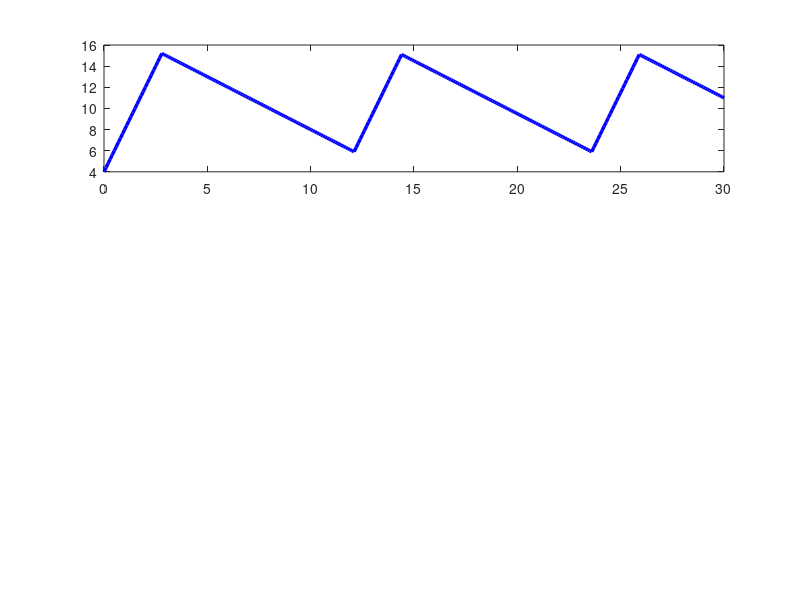

Source code (MATLAB): (Note: this script raises an error after producing the figure.)
%% Automatic Water Pumping System - MATLAB Simulation
% ME-41032 - Group 8 Project
% System modeling, simulation, and data analysis

clear all; close all; clc;

%% System Parameters (Realistic for University Demo Project)
tankHeight = 20;        % Small demo tank height in cm
lowerThreshold = 6;     % Pump ON threshold (from project specs)
upperThreshold = 15;    % Pump OFF threshold (from project specs)
pumpFlowRate = 5;       % Small pump flow rate (cm/min when ON)
usageRate = 1;          % Water usage/drain rate (cm/min)
simulationTime = 30;    % Simulation time in minutes (short demo)

%% Initialize Variables
dt = 0.1;               % Time step (minutes)
t = 0:dt:simulationTime;
waterLevel = zeros(size(t));
pumpStatus = zeros(size(t));
distance = zeros(size(t));

% Initial conditions (start with low water)
waterLevel(1) = 4;      % Starting below threshold to trigger pump
pumpStatus(1) = 0;      % Pump initially OFF

%% Simulation Loop
fprintf('Starting Water Pump Demo System Simulation...\n');
fprintf('Tank Height: %.0f cm\n', tankHeight);
fprintf('Control Range: %.0f cm (LOW) to %.0f cm (HIGH)\n', lowerThreshold, upperThreshold);
fprintf('----------------------------------------\n');

for i = 2:length(t)
    % Current water level
    currentLevel = waterLevel(i-1);
    
    % Control Logic (Hysteresis) - Same as Arduino
    if pumpStatus(i-1) == 0 && currentLevel <= lowerThreshold
        % Turn pump ON
        pumpStatus(i) = 1;
        fprintf('Time %.1f min: PUMP ON - Water Level: %.1f cm\n', t(i), currentLevel);
    elseif pumpStatus(i-1) == 1 && currentLevel >= upperThreshold
        % Turn pump OFF
        pumpStatus(i) = 0;
        fprintf('Time %.1f min: PUMP OFF - Water Level: %.1f cm\n', t(i), currentLevel);
    else
        % Maintain current pump status
        pumpStatus(i) = pumpStatus(i-1);
    end
    
    % Calculate water level change
    if pumpStatus(i) == 1
        % Pump is ON: water level increases
        waterChange = (pumpFlowRate - usageRate) * dt;
    else
        % Pump is OFF: water level decreases due to usage
        waterChange = -usageRate * dt;
    end
    
    % Update water level
    waterLevel(i) = waterLevel(i-1) + waterChange;
    
    % Ensure water level stays within physical limits
    if waterLevel(i) < 0
        waterLevel(i) = 0;
    elseif waterLevel(i) > tankHeight
        waterLevel(i) = tankHeight;
    end
    
    % Calculate distance (what ultrasonic sensor would measure)
    distance(i) = tankHeight - waterLevel(i);
end

%% Data Analysis
fprintf('\n--- Demo System Performance Analysis ---\n');

% Calculate pump operation statistics
pumpOnTime = sum(pumpStatus) * dt;
pumpOffTime = simulationTime - pumpOnTime;
pumpCycles = sum(diff(pumpStatus) > 0); % Count pump turn-on events

fprintf('Total Pump ON time: %.1f minutes (%.1f%%)\n', pumpOnTime, (pumpOnTime/simulationTime)*100);
fprintf('Total Pump OFF time: %.1f minutes (%.1f%%)\n', pumpOffTime, (pumpOffTime/simulationTime)*100);
fprintf('Number of pump cycles: %d\n', pumpCycles);
fprintf('Average water level: %.1f cm\n', mean(waterLevel));
fprintf('Water level range: %.1f - %.1f cm\n', min(waterLevel), max(waterLevel));

% Check if system works within design thresholds
inRange = sum(waterLevel >= lowerThreshold & waterLevel <= upperThreshold);
fprintf('Time in control range: %.1f%% \n', (inRange/length(waterLevel))*100);

%% Plotting Results
figure('Position', [100, 100, 1000, 700]);

% Plot 1: Water Level vs Time
subplot(3,1,1);
plot(t, waterLevel, 'b-', 'LineWidth', 2.5);
hold on;
yline(lowerThreshold, 'r--', 'Lower Threshold (6cm)', 'LineWidth', 2);
yline(upperThreshold, 'g--', 'Upper Threshold (15cm)', 'LineWidth', 2);
fill([t fliplr(t)], [lowerThreshold*ones(size(t)) upperThreshold*ones(size(t))], ...
     'y', 'FaceAlpha', 0.2, 'EdgeColor', 'none', 'DisplayName', 'Target Range');
xlabel('Time (minutes)');
ylabel('Water Level (cm)');
title('Water Level Control - University Demo System');
grid on;
legend('Water Level', 'Lower Threshold', 'Upper Threshold', 'Target Range', 'Location', 'best');
ylim([0, tankHeight]);

% Plot 2: Pump Status vs Time
subplot(3,1,2);
stairs(t, pumpStatus, 'r-', 'LineWidth', 2.5);
xlabel('Time (minutes)');
ylabel('Pump Status');
title('Pump Operation Status');
grid on;
ylim([-0.1, 1.1]);
yticks([0, 1]);
yticklabels({'OFF', 'ON'});

% Plot 3: Ultrasonic Sensor Distance Reading
subplot(3,1,3);
plot(t, distance, 'm-', 'LineWidth', 2);
xlabel('Time (minutes)');
ylabel('Sensor Distance (cm)');
title('Ultrasonic Sensor Reading (Distance from Sensor to Water Surface)');
grid on;
ylim([0, tankHeight]);

% Add overall title
sgtitle('ME-41032 Group 8: Automatic Water Pumping System Analysis', 'FontSize', 14, 'FontWeight', 'bold');

%% Error Analysis (From Project Slide: ±3cm sensor error)
fprintf('\n--- Sensor Error Analysis ---\n');
maxSensorError = 3; % From project documentation: ±3cm
fprintf('Maximum sensor error: ±%.0f cm (from project specs)\n', maxSensorError);

% Simulate realistic sensor readings with noise
sensorNoise = maxSensorError * (2*rand(size(distance)) - 1);
noisyDistance = distance + sensorNoise;
noisyWaterLevel = tankHeight - noisyDistance;

% Ensure noisy readings stay within physical limits
noisyWaterLevel(noisyWaterLevel < 0) = 0;
noisyWaterLevel(noisyWaterLevel > tankHeight) = tankHeight;

figure('Position', [150, 150, 800, 400]);
plot(t, waterLevel, 'b-', 'LineWidth', 2, 'DisplayName', 'True Water Level');
hold on;
plot(t, noisyWaterLevel, 'r:', 'LineWidth', 1.5, 'DisplayName', 'Sensor Reading (±3cm error)');
yline(lowerThreshold, 'k--', 'Alpha', 0.7, 'DisplayName', 'Thresholds');
yline(upperThreshold, 'k--', 'Alpha', 0.7);
xlabel('Time (minutes)');
ylabel('Water Level (cm)');
title('Impact of Sensor Error on Water Level Measurement');
legend('Location', 'best');
grid on;
ylim([0, tankHeight]);

%% Summary for Interview
fprintf('\n--- PROJECT SUMMARY FOR INTERVIEW ---\n');
fprintf('System Type: University demonstration model\n');
fprintf('Tank Size: Small acrylic tank (%.0f cm height)\n', tankHeight);
fprintf('Control Method: Hysteresis control (%.0f-%.0f cm range)\n', lowerThreshold, upperThreshold);
fprintf('Sensor: Ultrasonic distance sensor (±%.0f cm accuracy)\n', maxSensorError);
fprintf('Controller: Arduino microcontroller\n');
fprintf('Analysis Tool: MATLAB simulation and modeling\n');
fprintf('Team: 5-person group project (Group 8)\n');
fprintf('Result: Successfully automated water level control\n');

%% Save Simulation Data
simulationResults = struct();
simulationResults.time = t;
simulationResults.waterLevel = waterLevel;
simulationResults.pumpStatus = pumpStatus;
simulationResults.distance = distance;
simulationResults.parameters.tankHeight = tankHeight;
simulationResults.parameters.lowerThreshold = lowerThreshold;
simulationResults.parameters.upperThreshold = upperThreshold;
simulationResults.parameters.maxError = maxSensorError;

fprintf('\nSimulation complete. Data saved in "simulationResults" structure.\n');
